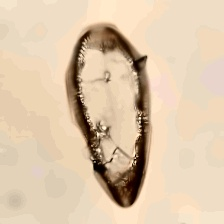
#> input picture dataD/images/train/1077191_algae dataset 2025-09-22 16-34-24_07964_aug001.jpg, 224 x 224 px; its folder holds only this picture in this run
$ python preprocess.py --input ../dataD/images/train
#> lines starting #> are read from the running program, lines starting #| are printed output that depends on the picture
import argparse
from pathlib import Path
import cv2
import numpy as np
from tqdm import tqdm

# ----- utils -----
def read_rgb(path: Path):
    bgr = cv2.imread(str(path), cv2.IMREAD_COLOR)
#> bgr is the input picture: shape (224, 224, 3); mean B, G, R 171.7, 198.7, 221.1
    if bgr is None:
        raise FileNotFoundError(f"Failed to read image: {path}")
    return cv2.cvtColor(bgr, cv2.COLOR_BGR2RGB)

def gray_world_white_balance(img_rgb):
    img = img_rgb.astype(np.float32) + 1e-6
    mean = img.reshape(-1, 3).mean(axis=0)
#> mean = [221.1, 198.7, 171.7]
    gain = np.clip(mean.mean() / mean, 0.95, 1.05)  # limit to ±5%
#> gain = [0.95, 0.992, 1.05]
    wb = np.clip(img * gain, 0, 255).astype(np.uint8)
    return wb

def illumination_flatten(img_rgb, sigma=21, alpha=-0.005, bias=100):
    """
    Extremely soft illumination flattening (tiny whitening effect).
    """
#> called with sigma = 21, alpha = -0.05, bias = 120
    bg = cv2.GaussianBlur(img_rgb, (0, 0), sigmaX=sigma, sigmaY=sigma)
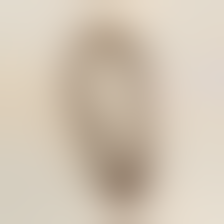
#> bg: shape (224, 224, 3); mean R, G, B 209.6, 196.8, 179.7
    flat = cv2.addWeighted(img_rgb, 1.0, bg, alpha, bias)
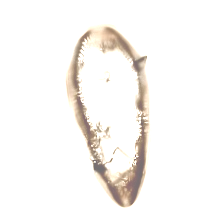
#> flat: shape (224, 224, 3); mean R, G, B 249.1, 246.8, 244.5
    flat = np.clip(flat, 0, 255).astype(np.uint8)
    return flat


def clahe_on_v(img_rgb, clip=0.5, tile=8):
#> called with clip = 0.3, tile = 8
    hsv = cv2.cvtColor(img_rgb, cv2.COLOR_RGB2HSV)
#> hsv: shape (224, 224, 3); mean H, S, V 3.1, 5.9, 249.1
    h, s, v = cv2.split(hsv)
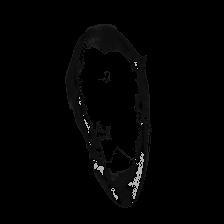
#> h: shape (224, 224); min 0, max 179, mean 3.1
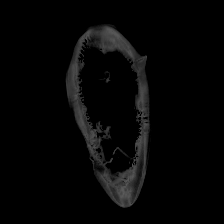
#> s: shape (224, 224); min 0, max 92, mean 5.9
    v = cv2.createCLAHE(clipLimit=clip, tileGridSize=(tile, tile)).apply(v)
    hsv = cv2.merge([h, s, v])
#> hsv: shape (224, 224, 3); mean H, S, V 3.1, 5.9, 249.3
    return cv2.cvtColor(hsv, cv2.COLOR_HSV2RGB)

def denoise_soft(
    img_rgb,
    method="nlmeans",
    h=3.0,                # luminance filter strength (higher = smoother)
    hColor=5.0,           # color filter strength
    templateWindowSize=7,
    searchWindowSize=21,
    bilateral_d=5,
    bilateral_sigmaColor=25.0,
    bilateral_sigmaSpace=5.0,
):
    """
    Balanced denoising (stronger than microscopic, lighter than defaults).
    """
#> called with method = 'nlmeans', h = 5, hColor = 7, templateWindowSize = 7, searchWindowSize = 21, bilateral_d = 5, bilateral_sigmaColor = 25, bilateral_sigmaSpace = 5
    if method == "nlmeans":
        return cv2.fastNlMeansDenoisingColored(
            img_rgb, None, h, hColor, templateWindowSize, searchWindowSize
        )
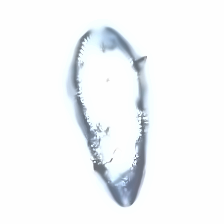
#> returned value: shape (224, 224, 3); mean of channels 0, 1, 2 247.7, 246.1, 243.9; drawn as B, G, R
    elif method == "bilateral":
        bgr = cv2.cvtColor(img_rgb, cv2.COLOR_RGB2BGR)
        den = cv2.bilateralFilter(bgr, bilateral_d, bilateral_sigmaColor, bilateral_sigmaSpace)
        return cv2.cvtColor(den, cv2.COLOR_BGR2RGB)
    else:
        return img_rgb.copy()


def contrast_stretch(img_rgb, low=5, high=95):
#> called with low = 1, high = 99
    prc1 = np.percentile(img_rgb, low)
#> prc1 = 119
    prc2 = np.percentile(img_rgb, high)
#> prc2 = 254
    if prc2 - prc1 < 1e-3:  # avoid divide by near-zero
        return img_rgb.copy()
    out = np.clip((img_rgb - prc1) * (255.0 / (prc2 - prc1 + 1e-6)), 0, 255)
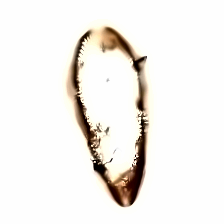
#> out: shape (224, 224, 3) float64; mean R, G, B 243, 240.1, 236.3
    return out.astype(np.uint8)
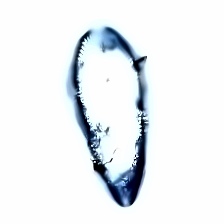
#> returned value: shape (224, 224, 3); mean of channels 0, 1, 2 242.1, 239.1, 235.4; drawn as B, G, R

def resize_image(img_rgb, size=224):
    return cv2.resize(img_rgb, (size, size), interpolation=cv2.INTER_AREA)

def process_one(
    img_rgb,
    size=224,
    apply_wb=True,
    apply_flatten=False,
    apply_clahe=True,
    apply_denoise=True,
    apply_stretch=True,
    flatten_alpha=-0.01,
    flatten_bias=105,
    clahe_clip=0.5,
    stretch_low=5,
    stretch_high=95,
):
    x = resize_image(img_rgb, size=size)

    if apply_wb:
        x = gray_world_white_balance(x)

    if apply_flatten:
        x = illumination_flatten(x, sigma=21, alpha=flatten_alpha, bias=flatten_bias)

    if apply_clahe:
        x = clahe_on_v(x, clip=clahe_clip, tile=8)

    if apply_denoise:
        x = denoise_soft(x, h=5.0, hColor=7.0)


    if apply_stretch:
        x = contrast_stretch(x, low=stretch_low, high=stretch_high)

    return x

def main():
    ap = argparse.ArgumentParser("Batch preprocessing for classification or detection")
    ap.add_argument("--task", choices=["classification", "detection"], default="classification")
    ap.add_argument("--input", required=True, help="Input folder (with images or YOLO structure)")
    ap.add_argument("--outdir", default="data_preprocessed", help="Output folder")
    ap.add_argument("--keep-structure", action="store_true", help="Preserve subfolders (classification only)")
    ap.add_argument("--size", type=int, default=224, help="Target size (width=height)")

    # New tuning args
    ap.add_argument("--no-wb", action="store_true", help="Disable white balance")
    ap.add_argument("--no-flatten", action="store_true", help="Disable illumination flattening")
    ap.add_argument("--no-clahe", action="store_true", help="Disable CLAHE")
    ap.add_argument("--no-denoise", action="store_true", help="Disable denoising")
    ap.add_argument("--no-stretch", action="store_true", help="Disable contrast stretch")

    ap.add_argument("--flatten-alpha", type=float, default=-0.05, help="Flatten blending alpha")
    ap.add_argument("--flatten-bias", type=int, default=120, help="Flatten blending bias")
    ap.add_argument("--clahe-clip", type=float, default=0.3, help="CLAHE clip limit")
    ap.add_argument("--stretch-low", type=int, default=1, help="Low percentile for contrast stretch")
    ap.add_argument("--stretch-high", type=int, default=99, help="High percentile for contrast stretch")

    args = ap.parse_args()

    in_dir = Path(args.input)
    out_dir = Path(args.outdir); out_dir.mkdir(parents=True, exist_ok=True)

    def run_process(src, dst):
        rgb = read_rgb(src)
        out = process_one(
            rgb,
            size=args.size,
            apply_wb=not args.no_wb,
            apply_flatten=not args.no_flatten,
            apply_clahe=not args.no_clahe,
            apply_denoise=not args.no_denoise,
            apply_stretch=not args.no_stretch,
            flatten_alpha=args.flatten_alpha,
            flatten_bias=args.flatten_bias,
            clahe_clip=args.clahe_clip,
            stretch_low=args.stretch_low,
            stretch_high=args.stretch_high,
        )
        cv2.imwrite(str(dst), cv2.cvtColor(out, cv2.COLOR_RGB2BGR))

    if args.task == "classification":
        items = []
        if args.keep_structure:
            subdirs = [d for d in in_dir.iterdir() if d.is_dir()]
            for d in subdirs:
                dst = out_dir / d.name
                dst.mkdir(parents=True, exist_ok=True)
                for p in sorted(d.iterdir()):
                    if p.suffix.lower() in {".jpg",".jpeg",".png",".bmp",".tif",".tiff"}:
                        items.append((p, dst/p.name))
        else:
            for p in sorted(in_dir.iterdir()):
                if p.suffix.lower() in {".jpg",".jpeg",".png",".bmp",".tif",".tiff"}:
                    items.append((p, out_dir/p.name))

        ok = 0
        for src, dst in tqdm(items, desc="preprocess", unit="img"):
            try:
                run_process(src, dst)
                ok += 1
            except Exception as e:
                print(f"[WARN] {src.name}: {e}")
        print(f"Done. {ok}/{len(items)} images written to {out_dir}")

    elif args.task == "detection":
        # Check if YOLO-style subfolders exist
        img_in = in_dir / "images" / "train"
        lbl_in = in_dir / "labels" / "train"


        if img_in.exists() and lbl_in.exists():
            # Standard YOLO structure
            items = [p for p in img_in.iterdir() if p.suffix.lower() in
                     {".jpg",".jpeg",".png",".bmp",".tif",".tiff"}]
        else:
            # Flat structure: images and labels mixed in root
            img_in = in_dir
            lbl_in = in_dir
            items = [p for p in in_dir.iterdir() if p.suffix.lower() in
                     {".jpg",".jpeg",".png",".bmp",".tif",".tiff"}]

        # Prepare output dirs
        img_out = out_dir / "images"; img_out.mkdir(parents=True, exist_ok=True)
        lbl_out = out_dir / "labels"; lbl_out.mkdir(parents=True, exist_ok=True)

        ok = 0
        for src in tqdm(items, desc="preprocess", unit="img"):
            try:
                # Process image
                run_process(src, img_out/src.name)

                # Copy label if exists
                lbl_src = lbl_in / (src.stem + ".txt")
                lbl_dst = lbl_out / (src.stem + ".txt")
                if lbl_src.exists():
                    with open(lbl_src) as f:
                        lines = f.readlines()
                    with open(lbl_dst, "w") as f:
                        for line in lines:
                            f.write(line)

                ok += 1
            except Exception as e:
                print(f"[WARN] {src.name}: {e}")
        print(f"Done. {ok}/{len(items)} images+labels written to {out_dir}")


if __name__ == "__main__":
    main()

$ run again, on dataD/images/train/1077191_algae dataset 2025-09-22 16-34-24_120240605_161014_aug002.jpg
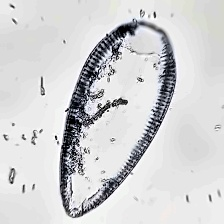
#> input picture dataD/images/train/1077191_algae dataset 2025-09-22 16-34-24_120240605_161014_aug002.jpg, 224 x 224 px
#> in read_rgb, bgr is the input picture: shape (224, 224, 3); mean B, G, R 211.3, 210.1, 209.8
#> mean = [209.8, 210.1, 211.3]
#> gain = [1, 1, 0.996]
#> in clahe_on_v, `h, s, v = cv2.split(hsv)`:
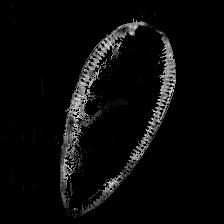
#> s: shape (224, 224); min 0, max 32, mean 1.3; drawn with min black and max white
#> prc1 = 115
#> prc2 = 254
#> in contrast_stretch, `out = np.clip((img_rgb - prc1) * (255.0 / (prc2 - prc1 + 1e-6)), 0, 255)`:
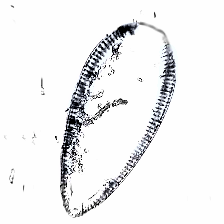
#> out: shape (224, 224, 3) float64; mean R, G, B 240.7, 241, 241.8

$ run again, on dataD/images/train/1077191_algae dataset 2025-09-22 16-34-24_20240604_175841_aug003.jpg
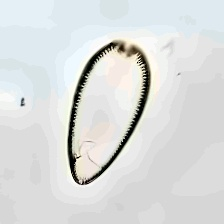
#> input picture dataD/images/train/1077191_algae dataset 2025-09-22 16-34-24_20240604_175841_aug003.jpg, 224 x 224 px
#> in read_rgb, bgr is the input picture: shape (224, 224, 3); mean B, G, R 219.6, 220.1, 217.8
#> mean = [217.8, 220.1, 219.6]
#> gain = [1.01, 0.996, 0.998]
#> prc1 = 113
#> prc2 = 254
#> in contrast_stretch, `out = np.clip((img_rgb - prc1) * (255.0 / (prc2 - prc1 + 1e-6)), 0, 255)`:
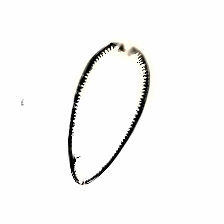
#> out: shape (224, 224, 3) float64; mean R, G, B 248.6, 248.5, 248.1
